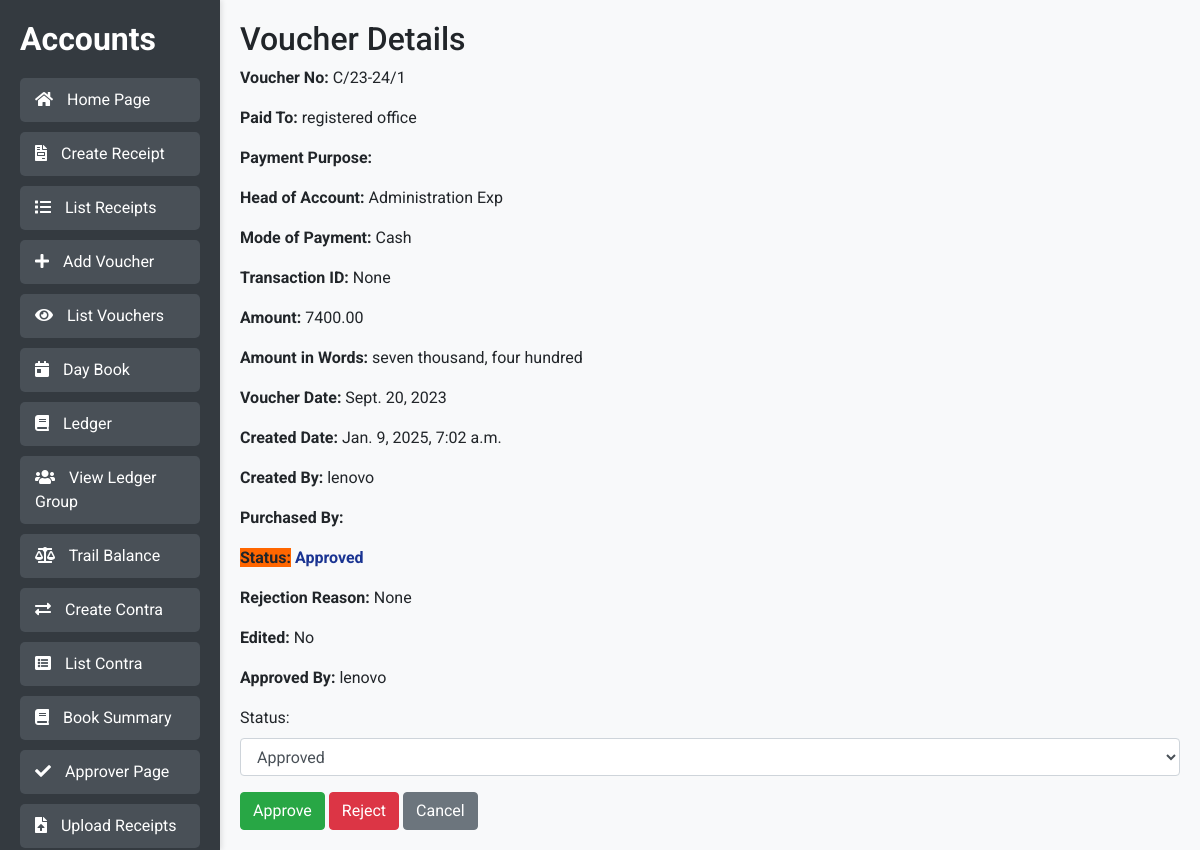
The app's page /view-voucher/29059/ (signed in) with its own data.
### accounts/models.py (models this page shows, shortened)
class Voucher(models.Model):
    VOUCHER_STATUS_CHOICES = [
        ('waiting', 'Waiting for Approval'),
        ('approved', 'Approved'),
        ('rejected', 'Rejected'),
    ]
    PAYMENT_MODE_CHOICES = [
        ('cash', 'Cash'),
        ('bank_transfer', 'Bank Transfer'),
        ('cheque', 'Cheque'),
    ]
    voucher_no = models.CharField(max_length=50, unique=True)
    paid_to = models.CharField(max_length=100)
    on_account_of = models.TextField()
    head_of_account = models.ForeignKey(HeadOfAccount, on_delete=models.CASCADE)
    mode_of_payment = models.CharField(max_length=20, choices=PAYMENT_MODE_CHOICES, default='cash')
    transaction_id = models.CharField(max_length=100, blank=True, null=True)
    amount = models.DecimalField(max_digits=10, decimal_places=2, validators=[MinValueValidator(0)])
    amount_in_words = models.CharField(max_length=255, blank=True)
    voucher_date = models.DateField(default=timezone.now)
    created_date = models.DateTimeField(auto_now_add=True)
    created_by = models.ForeignKey(User, related_name='created_vouchers', on_delete=models.CASCADE)
    received_by = models.CharField(max_length=100, blank=True, null=True)
    approved_by = models.ForeignKey(User, related_name='approved_vouchers', on_delete=models.SET_NULL, null=True, blank=True)
    status = models.CharField(max_length=20, choices=VOUCHER_STATUS_CHOICES, default='waiting')
    rejection_reason = models.TextField(blank=True, null=True)
    edited = models.BooleanField(default=False)
    financial_year = models.CharField(max_length=9, default='2024-25')  # Update default as needed
    sequence_number = models.PositiveIntegerField(default=1)  # Set default to 1
    class Meta:
        unique_together = ('financial_year', 'sequence_number', 'mode_of_payment')

class HeadOfAccount(models.Model):
    name = models.CharField(max_length=100, unique=True)

### accounts/views.py (the view, shortened to what this page needs)
# urls.py: path('view-voucher/<int:voucher_id>/', views.view_voucher, name='view_voucher'),
@login_required
@user_passes_test(lambda u: u.is_staff)
def view_voucher(request, voucher_id):
    voucher = get_object_or_404(Voucher, id=voucher_id)
    return render(request, 'view_voucher.html', {'voucher': voucher})

### accounts/templates/view_voucher.html (shortened to what this page needs)
{% extends 'base.html' %}
{% block content %}
    <h2>Voucher Details</h2>
    <p><strong>Voucher No:</strong> {{ voucher.voucher_no }}</p>
    <p><strong>Paid To:</strong> {{ voucher.paid_to }}</p>
    <p><strong>Payment Purpose:</strong> {{ voucher.payment_purpose }}</p>
    <p><strong>Head of Account:</strong> {{ voucher.head_of_account.name }}</p>
    <p><strong>Mode of Payment:</strong> {{ voucher.get_mode_of_payment_display }}</p>
    <p><strong>Transaction ID:</strong> {{ voucher.transaction_id }}</p>
    <p><strong>Amount:</strong> {{ voucher.amount }}</p>
    <p><strong>Amount in Words:</strong> {{ voucher.amount_in_words }}</p>
    <p><strong>Voucher Date:</strong> {{ voucher.voucher_date }}</p>
    <p><strong>Created Date:</strong> {{ voucher.created_date }}</p>
    <p><strong>Created By:</strong> {{ voucher.created_by.username }}</p>
    <p><strong>Purchased By:</strong> {{ voucher.purchased_by }}</p>
    <p><strong style="background-color:rgb(255, 102, 0)">Status:</strong>
        <span style="color:rgb(26, 52, 146);font-weight: bold;" class="{% if voucher.status == 'waiting' %}status-waiting{% elif voucher.status == 'approved' %}status-approved{% elif voucher.status == 'rejected' %}status-rejected{% endif %}">
            {{ voucher.get_status_display }}
        </span>
    </p>
    <p><strong>Rejection Reason:</strong> {{ voucher.rejection_reason }}</p>
    <p><strong>Edited:</strong> {{ voucher.edited|yesno:"Yes,No" }}</p>
    <p><strong>Approved By:</strong> {{ voucher.approved_by.username }}</p>
    {% if user.is_staff %}
        <form method="post">
            <div class="form-group">
                <label for="id_status">Status:</label>
                <select name="status" id="id_status" class="form-control">
                    <option value="approved">Approved</option>
                </select>
            </div>
            <button type="submit" class="btn btn-success" name="action" value="approve">Approve</button>
            <button type="submit" class="btn btn-danger" name="action" value="reject">Reject</button>
            <a href="{% url 'view_voucher' voucher.id %}" class="btn btn-secondary">Cancel</a>
        </form>
    {% endif %}
{% endblock %}

### accounts/templates/base.html (style rules this page uses)
body { background: #f8f9fa; font-family: 'Roboto', sans-serif; }

### records on screen
Voucher: voucher_no "C/23-24/1", paid_to "registered office", head_of_account.name "Administration Exp", mode_of_payment "Cash", transaction_id "None", amount "7400.00", amount_in_words "seven thousand, four hundred", voucher_date "Sept. 20, 2023", created_date "Jan. 9, 2025, 7:02 a.m.", created_by.username "lenovo", status "Approved", rejection_reason "None", edited "No", approved_by.username "lenovo"
